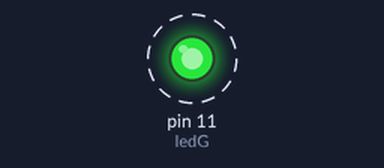
A sketch run on a simulated Arduino Uno, built with avr-gcc and run on an emulated ATmega328P. Parts: output pins drawn as LEDs (lit = HIGH). Dashed ring = blinking.

Above: at 0.5 s.
Timing chart, 0 to 4.6 s (numbered marks = the images above):
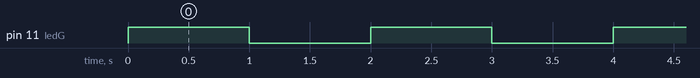

The sketch:

A.ino
```cpp
int ledG=11;
void setup(){
pinMode(ledG, OUTPUT);
}
void loop (){
digitalWrite(ledG,HIGH);
delay(1000);
digitalWrite(ledG,LOW);
delay(1000);
}
```

Measured:
- by itself, pin 11 (ledG): alternates HIGH for 1.0 s and LOW for 1.0 s
